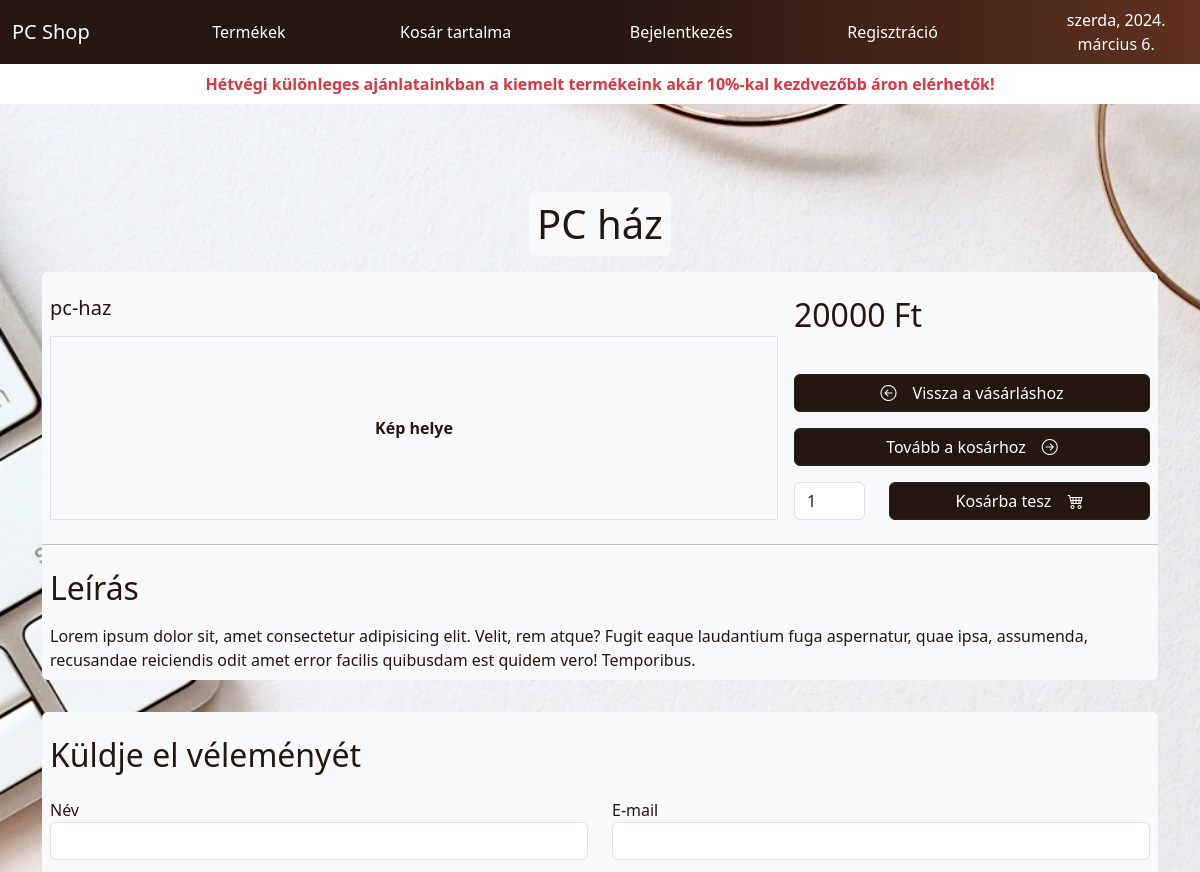
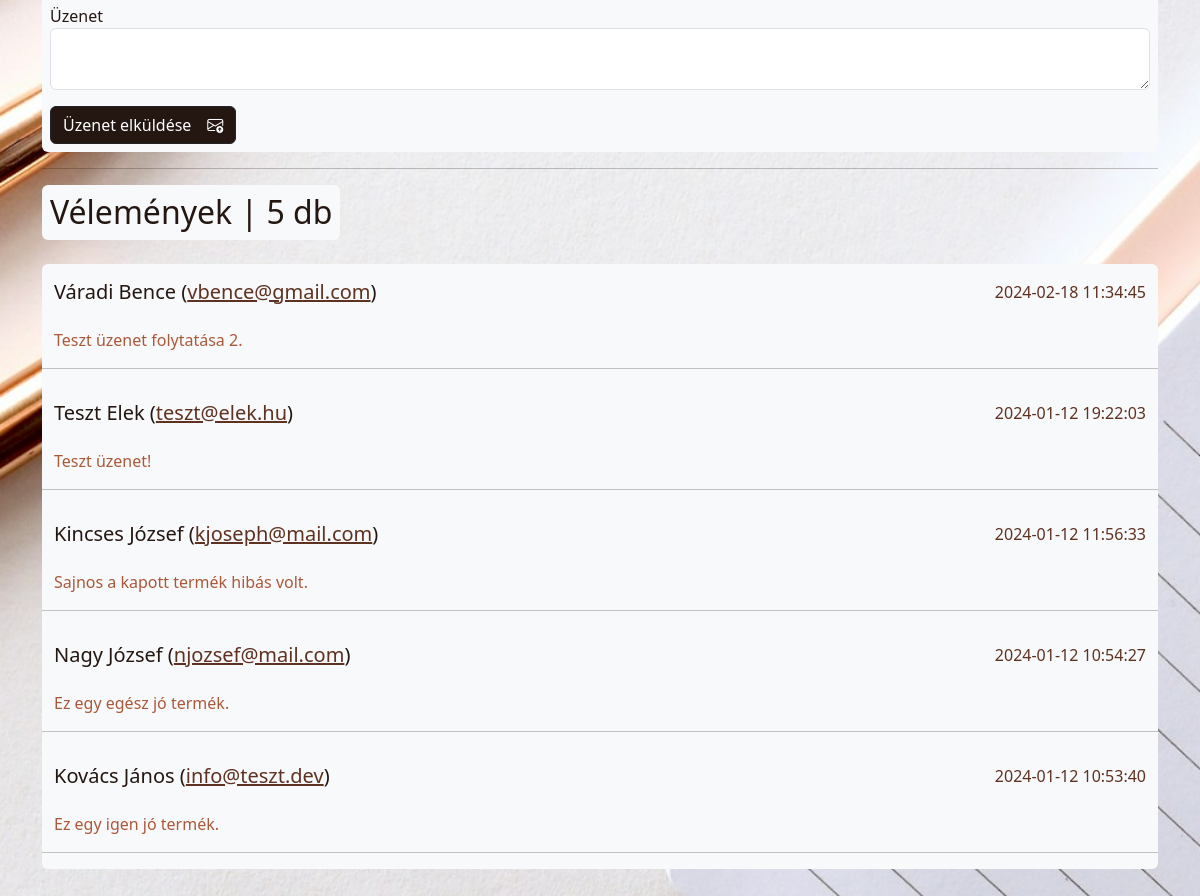
The page /?page=termekView&id=1 on the database its author committed (2 pictures, top to bottom).
### tables this page shows
CREATE TABLE `products` (
  `id` bigint(20) UNSIGNED NOT NULL,
  `name` varchar(255) NOT NULL,
  `sku` varchar(255) DEFAULT NULL,
  `price` int(11) DEFAULT NULL,
  `special_price` int(11) DEFAULT NULL,
  `description` text,
  `manufacturer_id` bigint(20) UNSIGNED DEFAULT NULL,
  `visit_count` int(11) NOT NULL DEFAULT '0',
  `order_count` int(11) NOT NULL DEFAULT '0',
  `main_signed` tinyint(1) NOT NULL DEFAULT '0',
  `week_offer` tinyint(1) NOT NULL DEFAULT '0',
  `season_offer` tinyint(1) NOT NULL DEFAULT '0',
  `top_brand_asus` tinyint(1) NOT NULL DEFAULT '0',
  `top_brand_apple` tinyint(1) NOT NULL DEFAULT '0',
  `top_brand_dell` tinyint(1) NOT NULL DEFAULT '0',
  `top_brand_hp` tinyint(1) NOT NULL DEFAULT '0',
  `top_brand_lenovo` tinyint(1) NOT NULL DEFAULT '0',
  `slug` varchar(255) NOT NULL,
  `created_at` timestamp NULL DEFAULT NULL,
  `updated_at` timestamp NULL DEFAULT NULL
);

CREATE TABLE `comment` (
  `id` int(11) NOT NULL,
  `termek_id` int(11) DEFAULT NULL,
  `comment_name` varchar(60) DEFAULT NULL,
  `comment_email` varchar(60) DEFAULT NULL,
  `comment_message` text,
  `created_at` timestamp NULL DEFAULT CURRENT_TIMESTAMP,
  `updated_at` timestamp NULL DEFAULT NULL ON UPDATE CURRENT_TIMESTAMP
);

### traits/Utilities.php (called while the page is built, shortened)
<?php
trait Utilities {
    function getViewFile( $file ) {
        include(__DIR__."/../views/".$file.".php");
    }
}

### views/termek.php (the view, shortened to what this page needs)
<!DOCTYPE html>
<html lang="en">
<head>
    <?php include("meta.php") ?>
</head>
<body>
    <?php
    include("nav.php");
    $termekek = mysqli_query($page->connectProcess(), "select * from products where id = '" . $_GET["id"] . "'");
    $termek_focim = mysqli_fetch_array($termekek);
    $comments_display = mysqli_query($page->connectProcess(), "select * from comment where termek_id = ' " . $_GET["id"] . " ' ");
    while ($comment_db = mysqli_fetch_assoc($comments_display)) {
        if (!isset($comments_qtty)) {
            $comments_qtty = [];
        }
        $comments_qtty[] = $comment_db["comment_message"];
    }
    ?>
    <main class="container-lg py-5 main-custom-top">
        <section class="row row-cols-1 gy-3 py-3">
            <article class="col-auto p-2 mx-auto">
                <h1 class="p-2 rounded-2 bg-light"><?php echo $termek_focim["name"] ?></h1>
            </article>
        </section>
        <form action="?page=termekAddToCartProcess&id=<?php echo $_GET["id"] ?>" method="post" class="rounded-2 bg-light">
            <?php
            $termekek = mysqli_query($page->connectProcess(), "select * from products where id = '" . $_GET["id"] . "'");
            while ($data = mysqli_fetch_array($termekek)) {
                echo '<section class="row p-2 g-3">
                        <article class="col-sm-6 col-md-8 d-flex flex-column gap-3">
                            <article>
                                <h5 class="card-title termek-cim">' . $data["slug"] . '</h5>
                            </article>
                            <article class="d-flex justify-content-center align-items-center h-100 border">
                                <span><strong>Kép helye</strong></span>
                            </article>
                        </article>
                        <article class="col-sm-6 col-md-4 d-flex flex-column gap-3">
                            <h2 class="card-text text-color">' . ($page->offer($data["week_offer"], $data["price"])) . '</h2>
                            <article><a href="?page=termekekView" class="btn btn-dark w-100 d-flex justify-content-center align-items-center gap-3"><i class="bi bi-arrow-left-circle"></i><div>Vissza a vásárláshoz</div></a></article>
                            <article><a href="?page=kosarView" class="btn btn-dark w-100 d-flex justify-content-center align-items-center gap-3"><div>Tovább a kosárhoz</div><i class="bi bi-arrow-right-circle"></i></a></article>
                            <article class="row gap-3 gap-lg-0">
                                <article class="col-lg-4 col-xl-3"><input type="number" class="form-control" name="darabszam" value="1"></article>
                                <article class="col-lg-8 col-xl-9"><button type="submit" class="btn btn-dark w-100 d-flex justify-content-center align-items-center gap-3" name="data" value="' . $data["id"] . '"><div>Kosárba tesz</div><i class="bi bi-cart4"></i></button></article>
                            </article>
                        </article>
                    </section>
                    <hr>
                    <section class="row row-cols-1 p-2">
                        <article class="col pb-3">
                            <h2 class="card-text text-color">Leírás</h2>
                        </article>
                        <article class="col">
                            <p class="card-text text-color">' . $data["description"] . '</p>
                        </article>
                    </section>';
            }
            ?>
        </form>
        <form action="?page=commentProcess&id=<?php echo $_GET["id"] ?>" method="post" class="rounded-2 bg-light mt-5">
            <?php
            echo '
            <section class="row p-2 g-3">
                <article class="col">
                    <h2>Küldje el véleményét</h2>
                </article>
            </section>
            <section class="row p-2">
                <article class="col">
                    <div class="row row-cols-1 gap-3">
                        <div class="col">
                            <div class="row gap-3 gap-lg-0">
                                <div class="col-lg-6">
                                    <label for="comment_name">Név</label>
                                    <input type="text" class="form-control" id="comment_name" name="comment_name">
                                </div>
                                <div class="col-lg-6">
                                    <label for="comment_email">E-mail</label>
                                    <input type="email" class="form-control" id="comment_email" name="comment_email">
                                </div>
                            </div>
                        </div>
                        <div class="col">
                            <label for="comment_message">Üzenet</label>
                            <textarea class="form-control" id="comment_message" name="comment_message"></textarea>
                        </div>
                        <div class="col">
                            <button type="submit" class="btn btn-dark d-flex justify-content-center align-items-center gap-3" name="send_comment"><div>Üzenet elküldése</div><i class="bi bi-envelope-arrow-up"></i></button>
                        </div>
                    </div>
                </article>
            </section>';
            ?>
        </form>
        <?php
        echo ' <hr>
            <section class="row">
                <article class="col-auto pb-3">
                    <h2 class="p-2 rounded-2 bg-light">
                        Vélemények | ' . (isset($comments_qtty) && count($comments_qtty) > 0 ? count($comments_qtty) : '0') . ' db
                    </h2>
                </article>
            </section>
            <section class="row row-cols-1 m-0 gy-3 rounded-2 bg-light">';
        $comments_display = mysqli_query($page->connectProcess(), "select * from comment where termek_id = ' " . $_GET["id"] . " ' order by created_at desc ");
        while ($product_comment = mysqli_fetch_assoc($comments_display)) {
            echo '<article class="col-md-9"><h5>' . $product_comment["comment_name"] . ' (<a class="comment_mail" href="mailto: ' . $product_comment["comment_email"] . '">' . $product_comment["comment_email"] . '</a>)</h5></article>
                <article class="col-md-3 d-flex justify-content-md-end"><span class="message_date">' . $product_comment["created_at"] . '</span></article>
                <article class="col"><span class="message_text">' . $product_comment["comment_message"] . '</span></article>';
            echo '<hr>';
        }
        echo '</section>';
        ?>
    </main>
</body>
</html>

### controllers/UserController.php (shortened to what this page needs)
<?php
class UserController
{
    function offer($weekoffer, $price)
    {
        $val = 0.9;
        $t = getdate();
        if ($_SESSION["today"] === 0 || $_SESSION["today"] === 6) {
            return $weekoffer === "1" ? '<p class="text-decoration-line-through text-danger">' . $price . ' Ft</p><div>' . $price * $_SESSION["week_offer"] . ' Ft</div>' : '<div>' . $price . ' Ft</div>';
        } else {
            return '<p>' . $price . ' Ft</p>';
        }
    }
    function navOffer() {
        if ($_SESSION["today"] === 0 || $_SESSION["today"] === 6) {
            return '<header class="position-fixed w-100 week-color">
                        <div class="container-fluid">
                            <div class="col py-2 d-flex justify-content-center align-items-center">
                                <span class="week-offer-animation text-danger">
                                    <strong>Ne hagyd ki a kiváló lehetőségeket, hiszen már elindultak hétvégi akcióink!</strong>
                                </span>
                            </div>
                        </div>
                    </header>';
        } else {
            return '<header class="position-fixed w-100 week-color">
                        <div class="container-fluid">
                            <div class="col py-2 d-flex justify-content-center align-items-center">
                                <span class="week-offer-animation text-danger">
                                    <strong>Hétvégi különleges ajánlatainkban a kiemelt termékeink akár 10%-kal kezdvezőbb áron elérhetők!</strong>
                                </span>
                            </div>
                        </div>
                    </header>';
        }
    }
    function connectProcess()
    {
        $connection = mysqli_connect("localhost", "root", "12345", "pcshop");
        mysqli_set_charset($connection, "utf8mb4");
        return $connection;
    }
    function termekView()
    {
        $this->getViewFile("termek");
    }
}

### assets/css/style.css (style rules this page uses)
:root { --hover: #F8F3E6; --first: #fff; --second: #D1917A; --third: #AA583A; --fourth: #5F3121; --fifth: #241611; --transition: 800ms; --bs-body-color-rgb: #fff; }
* { box-sizing: border-box; }
html, body { background: url("../img/main-bg.jpg") no-repeat fixed center; background-size: cover; font-family: system-ui, -apple-system, BlinkMacSystemFont, 'Segoe UI', Roboto, Oxygen, Ubuntu, Cantarell, 'Open Sans', 'Helvetica Neue', sans-serif; }
.main-custom-top { margin-top: 3.5rem; }
.week-color { background-color: var(--first); z-index: 50!important; }
.week-offer-animation { animation-name: week-offer-animation!important; animation-duration: 4s!important; animation-iteration-count: infinite!important; }
.termek-cim, .name-color, .text-color, body, h1, h2, h3, h4, h5, h6 { color: var(--fifth)!important; }
.comment_mail { color: var(--fourth)!important; transition: all var(--transition)!important; }
.message_date { color: var(--fourth)!important; }
.message_text { color: var(--third)!important; }
.btn-dark { background-color: var(--fifth); color: var(--first); transition: all var(--transition); }

### rows shown on the page
products: name "PC ház", slug "pc-haz", price "20000", description "Lorem ipsum dolor sit, amet consectetur adipisicing elit. Velit, rem atque? Fugit eaque laudantium fuga aspernatur, quae ipsa, assumenda, recusandae reiciendis odit amet error facilis quibusdam est quidem vero! Temporibus."
comment: comment_name "Váradi Bence", comment_email "vbence@gmail.com", created_at "2024-02-18 11:34:45", comment_message "Teszt üzenet folytatása 2."
comment: comment_name "Teszt Elek", comment_email "teszt@elek.hu", created_at "2024-01-12 19:22:03", comment_message "Teszt üzenet!"
comment: comment_name "Kincses József", comment_email "kjoseph@mail.com", created_at "2024-01-12 11:56:33", comment_message "Sajnos a kapott termék hibás volt."
comment: comment_name "Nagy József", comment_email "njozsef@mail.com", created_at "2024-01-12 10:54:27", comment_message "Ez egy egész jó termék."
comment: comment_name "Kovács János", comment_email "info@teszt.dev", created_at "2024-01-12 10:53:40", comment_message "Ez egy igen jó termék."

### other values the page prints
count($comments_qtty) "5"
